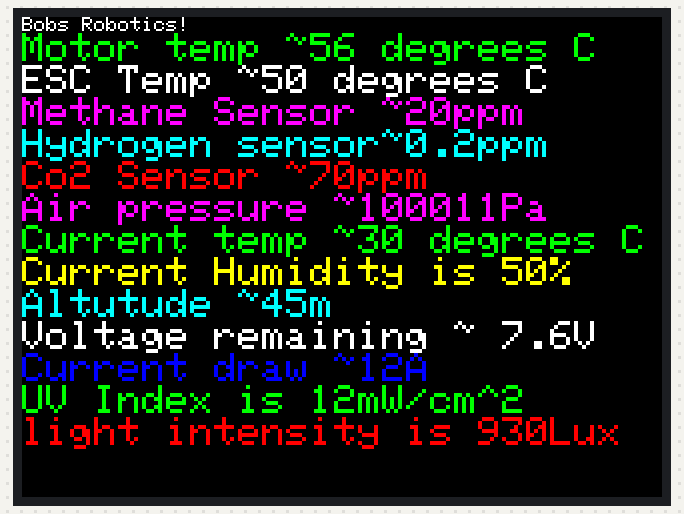
Bench run of a sketch on a simulated Arduino Leonardo, built with avr-gcc and run on an emulated ATmega32U4. Parts: 320×240 colour display.

Above: at 0.3 s.

Measured:
- what the display in image 0 shows lasts 20.0 s, from 0.3 s to 20.3 s

The sketch:

spfd5408_due.ino
```cpp
// Code provided by Smoke And Wires
// http://www.smokeandwires.co.nz
// This code has been taken from the Adafruit TFT Library and modified
//  by us for use with our TFT Shields / Modules
// For original code / licensing please refer to
// https://github.com/adafruit/TFTLCD-Library
#include "Arduino.h"

// *** SPFD5408 change -- Begin
#include <SPFD5408_Adafruit_GFX.h>    // Core graphics library
#include <SPFD5408_Adafruit_TFTLCD.h> // Hardware-specific library
//#include <SPFD5408_TouchScreen.h>
// *** SPFD5408 change -- End

// The control pins for the LCD can be assigned to any digital or
// analog pins...but we'll use the analog pins as this allows us to
// double up the pins with the touch screen (see the TFT paint example).
#define LCD_CS A3 // Chip Select goes to Analog 3
#define LCD_CD A2 // Command/Data goes to Analog 2
#define LCD_WR A1 // LCD Write goes to Analog 1
#define LCD_RD A0 // LCD Read goes to Analog 0

#define LCD_RESET A4 // Can alternately just connect to Arduino's reset pin

// When using the BREAKOUT BOARD only, use these 8 data lines to the LCD:
// For the Arduino Uno, Duemilanove, Diecimila, etc.:
//   D0 connects to digital pin 8  (Notice these are
//   D1 connects to digital pin 9   NOT in order!)
//   D2 connects to digital pin 2
//   D3 connects to digital pin 3
//   D4 connects to digital pin 4
//   D5 connects to digital pin 5
//   D6 connects to digital pin 6
//   D7 connects to digital pin 7
// For the Arduino Mega, use digital pins 22 through 29
// (on the 2-row header at the end of the board).

// Assign human-readable names to some common 16-bit color values:

// Color definitions - in 5:6:5
#define	BLACK           0x0000
#define	BLUE            0x001F
#define	RED             0xF800
#define	GREEN           0x07E0
#define CYAN            0x07FF
#define MAGENTA         0xF81F
#define YELLOW          0xFFE0
#define WHITE           0xFFFF
#define TEST            0x1BF5
#define JJCOLOR         0x1CB6
#define JJORNG          0xFD03

Adafruit_TFTLCD tft;
// If using the shield, all control and data lines are fixed, and
// a simpler declaration can optionally be used:
// SWTFT tft;

void setup(void) {

	tft.reset();

	uint16_t identifier = tft.readID();
	tft.begin(0x9341);
}

void loop(void) {
	for (uint8_t rotation = 0; rotation = 1; rotation++) {
		tft.setRotation(rotation);
		testText();
		delay(20000);
	}
}

unsigned long testFillScreen() {
	unsigned long start = micros();
	tft.fillScreen(BLACK);
	tft.fillScreen(RED);
	tft.fillScreen(GREEN);
	tft.fillScreen(BLUE);
	tft.fillScreen(BLACK);
	return micros() - start;
}

unsigned long testText() {
	tft.fillScreen(BLACK);
	unsigned long start = micros();
	tft.setCursor(0, 0);
	tft.setTextColor(WHITE);  tft.setTextSize(1);
	tft.println("Bobs Robotics!");

	tft.setTextColor(GREEN);
	tft.setTextSize(2);
	tft.println("Motor temp ~56 degrees C");
	tft.setTextColor(WHITE);

	tft.println("ESC Temp ~50 degrees C");
	tft.setTextColor(MAGENTA);

	tft.println("Methane Sensor ~20ppm");
	tft.setTextColor(CYAN);

	tft.println("Hydrogen sensor~0.2ppm");
	tft.setTextColor(RED);

	tft.println("Co2 Sensor ~70ppm");
	tft.setTextColor(MAGENTA);

	tft.println("Air pressure ~100011Pa");
	tft.setTextColor(GREEN);

	tft.println("Current temp ~30 degrees C");
	tft.setTextColor(YELLOW);

	tft.println("Current Humidity is 50%");
	tft.setTextColor(CYAN);

	tft.println("Altutude ~45m");
	tft.setTextColor(WHITE);

	tft.println("Voltage remaining ~ 7.6V");
	tft.setTextColor(BLUE);

	tft.println("Current draw ~12A");

	tft.setTextColor(GREEN);
	tft.println("UV Index is 12mW/cm^2");

	tft.setTextColor(RED);
	tft.println("light intensity is 930Lux");

	return micros() - start;
}
```
